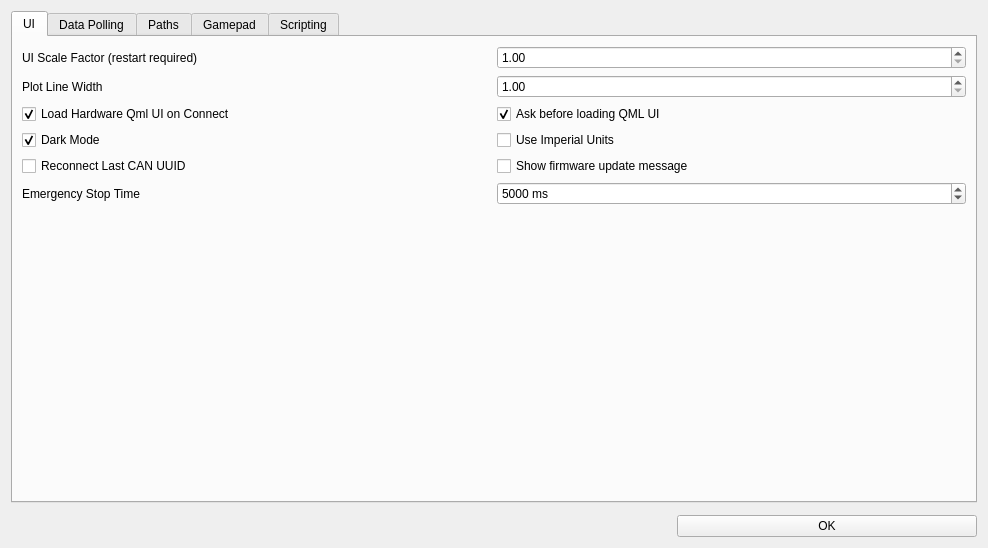
<?xml version="1.0" encoding="UTF-8"?>
<ui version="4.0">
 <class>Preferences</class>
 <widget class="QWidget" name="Preferences">
  <property name="geometry">
   <rect>
    <x>0</x>
    <y>0</y>
    <width>988</width>
    <height>548</height>
   </rect>
  </property>
  <property name="windowTitle">
   <string>Preferences</string>
  </property>
  <layout class="QVBoxLayout" name="verticalLayout_2">
   <property name="spacing">
    <number>12</number>
   </property>
   <item>
    <widget class="QTabWidget" name="tabWidget">
     <property name="tabPosition">
      <enum>QTabWidget::TabPosition::North</enum>
     </property>
     <property name="tabShape">
      <enum>QTabWidget::TabShape::Rounded</enum>
     </property>
     <property name="currentIndex">
      <number>0</number>
     </property>
     <widget class="QWidget" name="tab">
      <attribute name="title">
       <string>UI</string>
      </attribute>
      <layout class="QVBoxLayout" name="verticalLayout" stretch="0,1">
       <item>
        <layout class="QGridLayout" name="gridLayout_41" columnminimumwidth="0,1">
         <item row="3" column="1">
          <widget class="QCheckBox" name="useImperialBox">
           <property name="text">
            <string>Use Imperial Units</string>
           </property>
          </widget>
         </item>
         <item row="2" column="0">
          <widget class="QCheckBox" name="loadQmlUiConnectBox">
           <property name="text">
            <string>Load Hardware Qml UI on Connect</string>
           </property>
           <property name="checked">
            <bool>true</bool>
           </property>
          </widget>
         </item>
         <item row="4" column="0">
          <widget class="QCheckBox" name="reconnectCanBox">
           <property name="text">
            <string>Reconnect Last CAN UUID</string>
           </property>
          </widget>
         </item>
         <item row="0" column="0">
          <widget class="QLabel" name="label">
           <property name="maximumSize">
            <size>
             <width>16777215</width>
             <height>16777215</height>
            </size>
           </property>
           <property name="text">
            <string>UI Scale Factor (restart required)</string>
           </property>
          </widget>
         </item>
         <item row="3" column="0">
          <widget class="QCheckBox" name="darkModeBox">
           <property name="text">
            <string>Dark Mode</string>
           </property>
           <property name="checked">
            <bool>true</bool>
           </property>
           <property name="tristate">
            <bool>false</bool>
           </property>
          </widget>
         </item>
         <item row="2" column="1">
          <widget class="QCheckBox" name="qmlUiAskBox">
           <property name="text">
            <string>Ask before loading QML UI</string>
           </property>
           <property name="checked">
            <bool>true</bool>
           </property>
          </widget>
         </item>
         <item row="1" column="0">
          <widget class="QLabel" name="label_61">
           <property name="maximumSize">
            <size>
             <width>16777215</width>
             <height>16777215</height>
            </size>
           </property>
           <property name="text">
            <string>Plot Line Width</string>
           </property>
          </widget>
         </item>
         <item row="0" column="1">
          <widget class="QDoubleSpinBox" name="uiScaleBox">
           <property name="toolTip">
            <string>&lt;html&gt;&lt;head/&gt;&lt;body&gt;&lt;p&gt;Scale the user intefrace with this factor. Useful for high resolution monitors. VESC Tool must be restarted for this setting to take effect.&lt;/p&gt;&lt;/body&gt;&lt;/html&gt;</string>
           </property>
           <property name="minimum">
            <double>1.000000000000000</double>
           </property>
           <property name="maximum">
            <double>3.000000000000000</double>
           </property>
           <property name="singleStep">
            <double>0.100000000000000</double>
           </property>
          </widget>
         </item>
         <item row="1" column="1">
          <widget class="QDoubleSpinBox" name="uiPlotWidthBox">
           <property name="toolTip">
            <string>&lt;html&gt;&lt;head/&gt;&lt;body&gt;&lt;p&gt;Line thickness for the graphs in plots.&lt;/p&gt;&lt;/body&gt;&lt;/html&gt;</string>
           </property>
           <property name="minimum">
            <double>1.000000000000000</double>
           </property>
           <property name="maximum">
            <double>10.000000000000000</double>
           </property>
           <property name="singleStep">
            <double>1.000000000000000</double>
           </property>
          </widget>
         </item>
         <item row="4" column="1">
          <widget class="QCheckBox" name="showFwUpdateBox">
           <property name="text">
            <string>Show firmware update message</string>
           </property>
          </widget>
         </item>
         <item row="5" column="0">
          <widget class="QLabel" name="label_13">
           <property name="text">
            <string>Emergency Stop Time</string>
           </property>
          </widget>
         </item>
         <item row="5" column="1">
          <widget class="QSpinBox" name="estopTimeBox">
           <property name="toolTip">
            <string>Time to disable all motor commands after using the stop button or the ESC key.</string>
           </property>
           <property name="suffix">
            <string> ms</string>
           </property>
           <property name="maximum">
            <number>65000</number>
           </property>
           <property name="singleStep">
            <number>10</number>
           </property>
           <property name="value">
            <number>5000</number>
           </property>
          </widget>
         </item>
        </layout>
       </item>
       <item>
        <spacer name="verticalSpacer">
         <property name="orientation">
          <enum>Qt::Orientation::Vertical</enum>
         </property>
         <property name="sizeHint" stdset="0">
          <size>
           <width>20</width>
           <height>5</height>
          </size>
         </property>
        </spacer>
       </item>
      </layout>
     </widget>
     <widget class="QWidget" name="tab_4">
      <attribute name="title">
       <string>Data Polling</string>
      </attribute>
      <layout class="QGridLayout" name="gridLayout_5" rowstretch="0,0,0,0,0,1" columnstretch="0,0,1" columnminimumwidth="0,0,1">
       <item row="2" column="0">
        <widget class="QLabel" name="label_11">
         <property name="text">
          <string>IMU Data Poll Rate</string>
         </property>
        </widget>
       </item>
       <item row="0" column="0">
        <widget class="QLabel" name="label_9">
         <property name="text">
          <string>RT Data Poll Rate</string>
         </property>
        </widget>
       </item>
       <item row="0" column="1">
        <widget class="QDoubleSpinBox" name="pollRtDataBox">
         <property name="suffix">
          <string> Hz</string>
         </property>
         <property name="decimals">
          <number>1</number>
         </property>
         <property name="minimum">
          <double>0.100000000000000</double>
         </property>
         <property name="maximum">
          <double>200.000000000000000</double>
         </property>
         <property name="value">
          <double>50.000000000000000</double>
         </property>
        </widget>
       </item>
       <item row="3" column="0">
        <widget class="QLabel" name="label_12">
         <property name="text">
          <string>BMS Data Poll Rate</string>
         </property>
        </widget>
       </item>
       <item row="1" column="2">
        <spacer name="horizontalSpacer">
         <property name="orientation">
          <enum>Qt::Orientation::Horizontal</enum>
         </property>
         <property name="sizeHint" stdset="0">
          <size>
           <width>5</width>
           <height>5</height>
          </size>
         </property>
        </spacer>
       </item>
       <item row="1" column="1">
        <widget class="QDoubleSpinBox" name="pollAppDataBox">
         <property name="suffix">
          <string> Hz</string>
         </property>
         <property name="decimals">
          <number>1</number>
         </property>
         <property name="minimum">
          <double>0.100000000000000</double>
         </property>
         <property name="maximum">
          <double>200.000000000000000</double>
         </property>
         <property name="value">
          <double>20.000000000000000</double>
         </property>
        </widget>
       </item>
       <item row="1" column="0">
        <widget class="QLabel" name="label_10">
         <property name="text">
          <string>App Data Poll Rate</string>
         </property>
        </widget>
       </item>
       <item row="5" column="0">
        <spacer name="verticalSpacer_5">
         <property name="orientation">
          <enum>Qt::Orientation::Vertical</enum>
         </property>
         <property name="sizeHint" stdset="0">
          <size>
           <width>20</width>
           <height>5</height>
          </size>
         </property>
        </spacer>
       </item>
       <item row="3" column="1">
        <widget class="QDoubleSpinBox" name="pollBmsDataBox">
         <property name="suffix">
          <string> Hz</string>
         </property>
         <property name="decimals">
          <number>1</number>
         </property>
         <property name="minimum">
          <double>0.100000000000000</double>
         </property>
         <property name="maximum">
          <double>200.000000000000000</double>
         </property>
         <property name="value">
          <double>10.000000000000000</double>
         </property>
        </widget>
       </item>
       <item row="2" column="1">
        <widget class="QDoubleSpinBox" name="pollImuDataBox">
         <property name="suffix">
          <string> Hz</string>
         </property>
         <property name="decimals">
          <number>1</number>
         </property>
         <property name="minimum">
          <double>0.100000000000000</double>
         </property>
         <property name="maximum">
          <double>200.000000000000000</double>
         </property>
         <property name="value">
          <double>50.000000000000000</double>
         </property>
        </widget>
       </item>
       <item row="4" column="0" colspan="2">
        <widget class="QPushButton" name="pollRestoreButton">
         <property name="text">
          <string>Restore Defaults</string>
         </property>
         <property name="icon">
          <iconset resource="res.qrc">
           <normaloff>:/res/icons/Restart-96.png</normaloff>:/res/icons/Restart-96.png</iconset>
         </property>
        </widget>
       </item>
      </layout>
     </widget>
     <widget class="QWidget" name="tab_3">
      <attribute name="title">
       <string>Paths</string>
      </attribute>
      <layout class="QVBoxLayout" name="verticalLayout_3" stretch="0,1">
       <item>
        <layout class="QGridLayout" name="gridLayout_4">
         <item row="2" column="1">
          <widget class="QLineEdit" name="pathScriptOutputEdit">
           <property name="text">
            <string/>
           </property>
          </widget>
         </item>
         <item row="1" column="1">
          <widget class="QLineEdit" name="pathScriptInputEdit">
           <property name="text">
            <string/>
           </property>
          </widget>
         </item>
         <item row="0" column="1">
          <widget class="QLineEdit" name="pathRtLogEdit">
           <property name="text">
            <string/>
           </property>
          </widget>
         </item>
         <item row="1" column="2">
          <widget class="QPushButton" name="pathScriptInputChooseButton">
           <property name="toolTip">
            <string>Choose output directory</string>
           </property>
           <property name="text">
            <string/>
           </property>
           <property name="icon">
            <iconset resource="res.qrc">
             <normaloff>:/res/icons/Open Folder-96.png</normaloff>:/res/icons/Open Folder-96.png</iconset>
           </property>
          </widget>
         </item>
         <item row="1" column="0">
          <widget class="QLabel" name="label_7">
           <property name="text">
            <string>Script Input Files</string>
           </property>
          </widget>
         </item>
         <item row="2" column="2">
          <widget class="QPushButton" name="pathScriptOutputChooseButton">
           <property name="toolTip">
            <string>Choose output directory</string>
           </property>
           <property name="text">
            <string/>
           </property>
           <property name="icon">
            <iconset resource="res.qrc">
             <normaloff>:/res/icons/Open Folder-96.png</normaloff>:/res/icons/Open Folder-96.png</iconset>
           </property>
          </widget>
         </item>
         <item row="2" column="0">
          <widget class="QLabel" name="label_8">
           <property name="text">
            <string>Script Output Files</string>
           </property>
          </widget>
         </item>
         <item row="0" column="2">
          <widget class="QPushButton" name="pathRtLogChooseButton">
           <property name="toolTip">
            <string>Choose output directory</string>
           </property>
           <property name="text">
            <string/>
           </property>
           <property name="icon">
            <iconset resource="res.qrc">
             <normaloff>:/res/icons/Open Folder-96.png</normaloff>:/res/icons/Open Folder-96.png</iconset>
           </property>
          </widget>
         </item>
         <item row="0" column="0">
          <widget class="QLabel" name="label_6">
           <property name="text">
            <string>RT Data Log</string>
           </property>
          </widget>
         </item>
         <item row="3" column="0">
          <widget class="QLabel" name="label_15">
           <property name="text">
            <string>Local Logs</string>
           </property>
          </widget>
         </item>
         <item row="3" column="1">
          <widget class="QLineEdit" name="pathLocalLogEdit"/>
         </item>
         <item row="3" column="2">
          <widget class="QPushButton" name="pathLocalLogChooseButton">
           <property name="text">
            <string/>
           </property>
           <property name="icon">
            <iconset resource="res.qrc">
             <normaloff>:/res/icons/Open Folder-96.png</normaloff>:/res/icons/Open Folder-96.png</iconset>
           </property>
          </widget>
         </item>
        </layout>
       </item>
       <item>
        <spacer name="verticalSpacer_4">
         <property name="orientation">
          <enum>Qt::Orientation::Vertical</enum>
         </property>
         <property name="sizeHint" stdset="0">
          <size>
           <width>20</width>
           <height>5</height>
          </size>
         </property>
        </spacer>
       </item>
      </layout>
     </widget>
     <widget class="QWidget" name="tab_2">
      <attribute name="title">
       <string>Gamepad</string>
      </attribute>
      <layout class="QVBoxLayout" name="verticalLayout_4" stretch="0,0,1">
       <item>
        <widget class="QGroupBox" name="groupBox_2">
         <property name="title">
          <string>Axis Monitoring and Configuration</string>
         </property>
         <layout class="QHBoxLayout" name="horizontalLayout_2" stretch="1,1">
          <property name="leftMargin">
           <number>6</number>
          </property>
          <property name="topMargin">
           <number>6</number>
          </property>
          <property name="rightMargin">
           <number>6</number>
          </property>
          <property name="bottomMargin">
           <number>6</number>
          </property>
          <item>
           <layout class="QGridLayout" name="gridLayout">
            <property name="spacing">
             <number>2</number>
            </property>
            <item row="3" column="1">
             <widget class="QProgressBar" name="jsAxis4Bar">
              <property name="minimum">
               <number>-1000</number>
              </property>
              <property name="maximum">
               <number>1000</number>
              </property>
              <property name="value">
               <number>0</number>
              </property>
              <property name="format">
               <string>%v</string>
              </property>
             </widget>
            </item>
            <item row="0" column="1">
             <widget class="QProgressBar" name="jsAxis1Bar">
              <property name="minimum">
               <number>-1000</number>
              </property>
              <property name="maximum">
               <number>1000</number>
              </property>
              <property name="value">
               <number>0</number>
              </property>
              <property name="format">
               <string>%v</string>
              </property>
             </widget>
            </item>
            <item row="1" column="1">
             <widget class="QProgressBar" name="jsAxis2Bar">
              <property name="minimum">
               <number>-1000</number>
              </property>
              <property name="maximum">
               <number>1000</number>
              </property>
              <property name="value">
               <number>0</number>
              </property>
              <property name="format">
               <string>%v</string>
              </property>
             </widget>
            </item>
            <item row="0" column="0">
             <widget class="QLabel" name="label_2">
              <property name="text">
               <string>Axis 1</string>
              </property>
             </widget>
            </item>
            <item row="1" column="0">
             <widget class="QLabel" name="label_3">
              <property name="text">
               <string>Axis 2</string>
              </property>
             </widget>
            </item>
            <item row="3" column="0">
             <widget class="QLabel" name="label_5">
              <property name="text">
               <string>Axis 4</string>
              </property>
             </widget>
            </item>
            <item row="2" column="1">
             <widget class="QProgressBar" name="jsAxis3Bar">
              <property name="minimum">
               <number>-1000</number>
              </property>
              <property name="maximum">
               <number>1000</number>
              </property>
              <property name="value">
               <number>0</number>
              </property>
              <property name="format">
               <string>%v</string>
              </property>
             </widget>
            </item>
            <item row="2" column="0">
             <widget class="QLabel" name="label_4">
              <property name="text">
               <string>Axis 3</string>
              </property>
             </widget>
            </item>
            <item row="0" column="2">
             <widget class="QPushButton" name="jsConf1Button">
              <property name="text">
               <string>Configure</string>
              </property>
              <property name="icon">
               <iconset resource="res.qrc">
                <normaloff>:/res/icons/Horizontal Settings Mixer-96.png</normaloff>:/res/icons/Horizontal Settings Mixer-96.png</iconset>
              </property>
             </widget>
            </item>
            <item row="1" column="2">
             <widget class="QPushButton" name="jsConf2Button">
              <property name="text">
               <string>Configure</string>
              </property>
              <property name="icon">
               <iconset resource="res.qrc">
                <normaloff>:/res/icons/Horizontal Settings Mixer-96.png</normaloff>:/res/icons/Horizontal Settings Mixer-96.png</iconset>
              </property>
             </widget>
            </item>
            <item row="2" column="2">
             <widget class="QPushButton" name="jsConf3Button">
              <property name="text">
               <string>Configure</string>
              </property>
              <property name="icon">
               <iconset resource="res.qrc">
                <normaloff>:/res/icons/Horizontal Settings Mixer-96.png</normaloff>:/res/icons/Horizontal Settings Mixer-96.png</iconset>
              </property>
             </widget>
            </item>
            <item row="3" column="2">
             <widget class="QPushButton" name="jsConf4Button">
              <property name="text">
               <string>Configure</string>
              </property>
              <property name="icon">
               <iconset resource="res.qrc">
                <normaloff>:/res/icons/Horizontal Settings Mixer-96.png</normaloff>:/res/icons/Horizontal Settings Mixer-96.png</iconset>
              </property>
             </widget>
            </item>
           </layout>
          </item>
          <item>
           <layout class="QGridLayout" name="gridLayout_2">
            <property name="spacing">
             <number>2</number>
            </property>
            <item row="1" column="1">
             <widget class="QPushButton" name="jsConnectButton">
              <property name="text">
               <string>Connect</string>
              </property>
              <property name="icon">
               <iconset resource="res.qrc">
                <normaloff>:/res/icons/Connected-96.png</normaloff>:/res/icons/Connected-96.png</iconset>
              </property>
             </widget>
            </item>
            <item row="1" column="0">
             <widget class="QPushButton" name="jsScanButton">
              <property name="text">
               <string>Scan</string>
              </property>
              <property name="icon">
               <iconset resource="res.qrc">
                <normaloff>:/res/icons/Refresh-96.png</normaloff>:/res/icons/Refresh-96.png</iconset>
              </property>
             </widget>
            </item>
            <item row="0" column="0" colspan="2">
             <widget class="QComboBox" name="jsListBox"/>
            </item>
            <item row="3" column="1">
             <spacer name="verticalSpacer_2">
              <property name="orientation">
               <enum>Qt::Orientation::Vertical</enum>
              </property>
              <property name="sizeHint" stdset="0">
               <size>
                <width>20</width>
                <height>10</height>
               </size>
              </property>
             </spacer>
            </item>
            <item row="2" column="0" colspan="2">
             <widget class="QPushButton" name="jsResetConfigButton">
              <property name="text">
               <string>Reset Configuration</string>
              </property>
              <property name="icon">
               <iconset resource="res.qrc">
                <normaloff>:/res/icons/Restart-96.png</normaloff>:/res/icons/Restart-96.png</iconset>
              </property>
             </widget>
            </item>
           </layout>
          </item>
         </layout>
        </widget>
       </item>
       <item>
        <widget class="QGroupBox" name="groupBox">
         <property name="title">
          <string>Interpretation</string>
         </property>
         <layout class="QGridLayout" name="gridLayout_3">
          <property name="leftMargin">
           <number>6</number>
          </property>
          <property name="topMargin">
           <number>6</number>
          </property>
          <property name="rightMargin">
           <number>6</number>
          </property>
          <property name="bottomMargin">
           <number>6</number>
          </property>
          <property name="spacing">
           <number>2</number>
          </property>
          <item row="3" column="1">
           <widget class="QDoubleSpinBox" name="jsCurrentMaxBox">
            <property name="prefix">
             <string>Max Current: </string>
            </property>
            <property name="suffix">
             <string> A</string>
            </property>
            <property name="maximum">
             <double>1000.000000000000000</double>
            </property>
            <property name="value">
             <double>10.000000000000000</double>
            </property>
           </widget>
          </item>
          <item row="4" column="1">
           <widget class="QDoubleSpinBox" name="jsErpmMaxBox">
            <property name="prefix">
             <string>Max ERPM: </string>
            </property>
            <property name="decimals">
             <number>0</number>
            </property>
            <property name="maximum">
             <double>300000.000000000000000</double>
            </property>
            <property name="value">
             <double>60000.000000000000000</double>
            </property>
           </widget>
          </item>
          <item row="2" column="0">
           <widget class="QCheckBox" name="jsBidirectionalBox">
            <property name="text">
             <string>Bidirectional</string>
            </property>
           </widget>
          </item>
          <item row="0" column="1">
           <widget class="QComboBox" name="jsControlTypeBox">
            <item>
             <property name="text">
              <string>Current Control</string>
             </property>
            </item>
            <item>
             <property name="text">
              <string>Current Control Brake</string>
             </property>
            </item>
            <item>
             <property name="text">
              <string>Duty Control</string>
             </property>
            </item>
            <item>
             <property name="text">
              <string>Speed Control</string>
             </property>
            </item>
            <item>
             <property name="text">
              <string>Position Control</string>
             </property>
            </item>
           </widget>
          </item>
          <item row="4" column="0">
           <widget class="QDoubleSpinBox" name="jsErpmMinBox">
            <property name="prefix">
             <string>Min ERPM: </string>
            </property>
            <property name="decimals">
             <number>0</number>
            </property>
            <property name="minimum">
             <double>-300000.000000000000000</double>
            </property>
            <property name="maximum">
             <double>0.000000000000000</double>
            </property>
            <property name="value">
             <double>-30000.000000000000000</double>
            </property>
           </widget>
          </item>
          <item row="3" column="0">
           <widget class="QDoubleSpinBox" name="jsCurrentMinBox">
            <property name="prefix">
             <string>Min Current: </string>
            </property>
            <property name="suffix">
             <string> A</string>
            </property>
            <property name="minimum">
             <double>-1000.000000000000000</double>
            </property>
            <property name="maximum">
             <double>0.000000000000000</double>
            </property>
            <property name="value">
             <double>-10.000000000000000</double>
            </property>
           </widget>
          </item>
          <item row="2" column="1">
           <widget class="QCheckBox" name="jsInvertedBox">
            <property name="text">
             <string>Inverted</string>
            </property>
           </widget>
          </item>
          <item row="5" column="0">
           <widget class="QCheckBox" name="jsConfigOkBox">
            <property name="text">
             <string>Configuration is OK (check this box manually when done)</string>
            </property>
           </widget>
          </item>
          <item row="1" column="1">
           <widget class="QSpinBox" name="jsMaxBox">
            <property name="prefix">
             <string>Max: </string>
            </property>
            <property name="minimum">
             <number>-1000</number>
            </property>
            <property name="maximum">
             <number>1000</number>
            </property>
            <property name="value">
             <number>1000</number>
            </property>
           </widget>
          </item>
          <item row="1" column="0">
           <widget class="QSpinBox" name="jsMinBox">
            <property name="prefix">
             <string>Min: </string>
            </property>
            <property name="minimum">
             <number>-1000</number>
            </property>
            <property name="maximum">
             <number>1000</number>
            </property>
            <property name="value">
             <number>-1000</number>
            </property>
           </widget>
          </item>
          <item row="6" column="0" colspan="2">
           <widget class="DisplayBar" name="jsDisp" native="true">
            <property name="minimumSize">
             <size>
              <width>0</width>
              <height>30</height>
             </size>
            </property>
           </widget>
          </item>
          <item row="0" column="0">
           <widget class="QComboBox" name="jseAxisBox">
            <item>
             <property name="text">
              <string>Use Axis 1</string>
             </property>
            </item>
            <item>
             <property name="text">
              <string>Use Axis 2</string>
             </property>
            </item>
            <item>
             <property name="text">
              <string>Use Axis 3</string>
             </property>
            </item>
            <item>
             <property name="text">
              <string>Use Axis 4</string>
             </property>
            </item>
           </widget>
          </item>
         </layout>
        </widget>
       </item>
       <item>
        <spacer name="verticalSpacer_3">
         <property name="orientation">
          <enum>Qt::Orientation::Vertical</enum>
         </property>
         <property name="sizeHint" stdset="0">
          <size>
           <width>5</width>
           <height>5</height>
          </size>
         </property>
        </spacer>
       </item>
      </layout>
     </widget>
     <widget class="QWidget" name="tab_5">
      <attribute name="title">
       <string>Scripting</string>
      </attribute>
      <layout class="QVBoxLayout" name="verticalLayout_6" stretch="0,0,1">
       <item>
        <widget class="QGroupBox" name="groupBox_3">
         <property name="title">
          <string>Upload/Stream/Run</string>
         </property>
         <layout class="QVBoxLayout" name="verticalLayout_5">
          <item>
           <widget class="QRadioButton" name="uploadContentEditorButton">
            <property name="toolTip">
             <string>Use editor content when uploading/streaming/running code.</string>
            </property>
            <property name="text">
             <string>Use Editor Content</string>
            </property>
            <property name="checked">
             <bool>true</bool>
            </property>
           </widget>
          </item>
          <item>
           <widget class="QRadioButton" name="uploadContentFileButton">
            <property name="toolTip">
             <string>Use file content when uploading/streaming/running code. If the content is not saved and a file path does not exist the editor content will be used instead.</string>
            </property>
            <property name="text">
             <string>Use File Content</string>
            </property>
           </widget>
          </item>
         </layout>
        </widget>
       </item>
       <item>
        <widget class="QGroupBox" name="groupBox_4">
         <property name="toolTip">
          <string>Remove comments, spaces and imports on upload. This saves space, but makes the code less readable when reading it back.</string>
         </property>
         <property name="title">
          <string>LispBM Editor</string>
         </property>
         <layout class="QGridLayout" name="gridLayout_6">
          <item row="1" column="0">
           <widget class="QLabel" name="label_14">
            <property name="text">
             <string>REPL Max Line Count</string>
            </property>
           </widget>
          </item>
          <item row="1" column="1">
           <widget class="QSpinBox" name="replMaxLineBox">
            <property name="toolTip">
             <string>Maximum number of lines to show in REPL. Reducing this number improves performance when printing things fast.</string>
            </property>
            <property name="minimum">
             <number>20</number>
            </property>
            <property name="maximum">
             <number>20000</number>
            </property>
            <property name="value">
             <number>5000</number>
            </property>
           </widget>
          </item>
          <item row="2" column="0">
           <widget class="QCheckBox" name="reduceLispBox">
            <property name="text">
             <string>Reduce Code on Upload</string>
            </property>
           </widget>
          </item>
         </layout>
        </widget>
       </item>
       <item>
        <spacer name="verticalSpacer_6">
         <property name="orientation">
          <enum>Qt::Orientation::Vertical</enum>
         </property>
         <property name="sizeHint" stdset="0">
          <size>
           <width>20</width>
           <height>5</height>
          </size>
         </property>
        </spacer>
       </item>
      </layout>
     </widget>
    </widget>
   </item>
   <item>
    <widget class="QPushButton" name="okButton">
     <property name="maximumSize">
      <size>
       <width>300</width>
       <height>16777215</height>
      </size>
     </property>
     <property name="layoutDirection">
      <enum>Qt::LayoutDirection::RightToLeft</enum>
     </property>
     <property name="text">
      <string>OK</string>
     </property>
    </widget>
   </item>
  </layout>
 </widget>
 <customwidgets>
  <customwidget>
   <class>DisplayBar</class>
   <extends>QWidget</extends>
   <header>widgets/displaybar.h</header>
   <container>1</container>
  </customwidget>
 </customwidgets>
 <resources>
  <include location="res.qrc"/>
 </resources>
 <connections/>
</ui>
